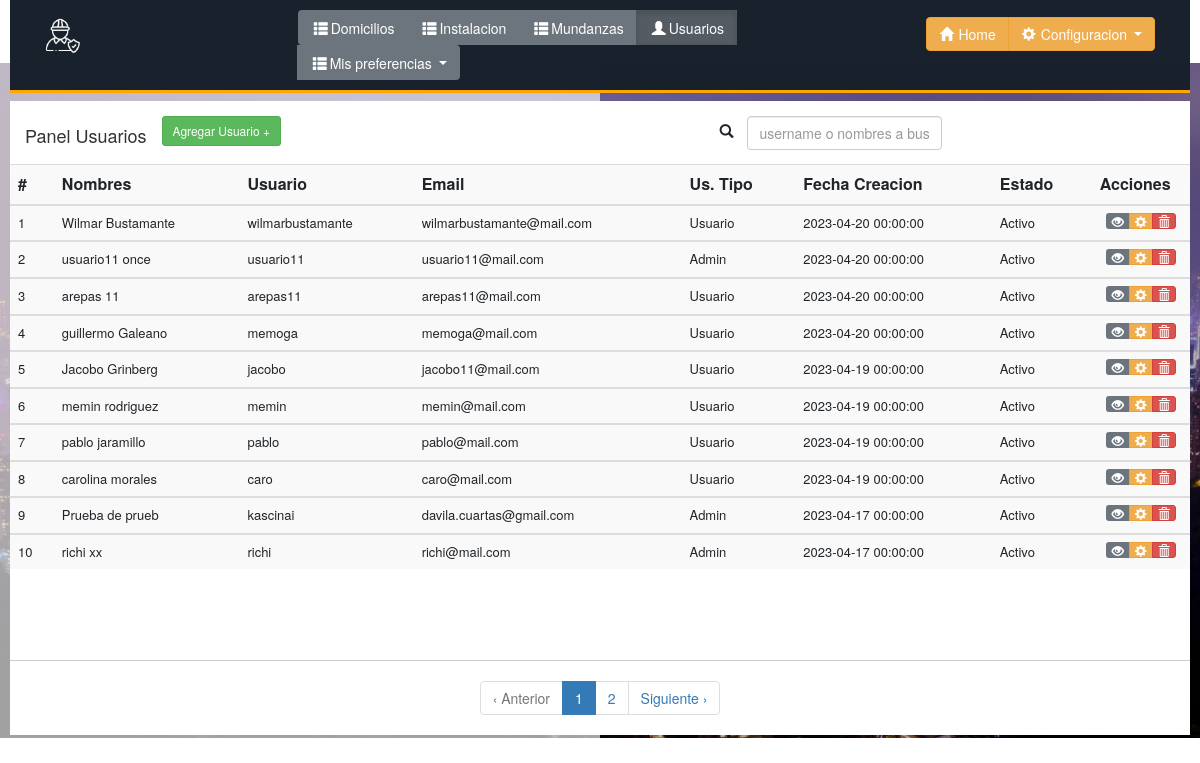
The app's page /BADOLD/users.php (signed in), older data.
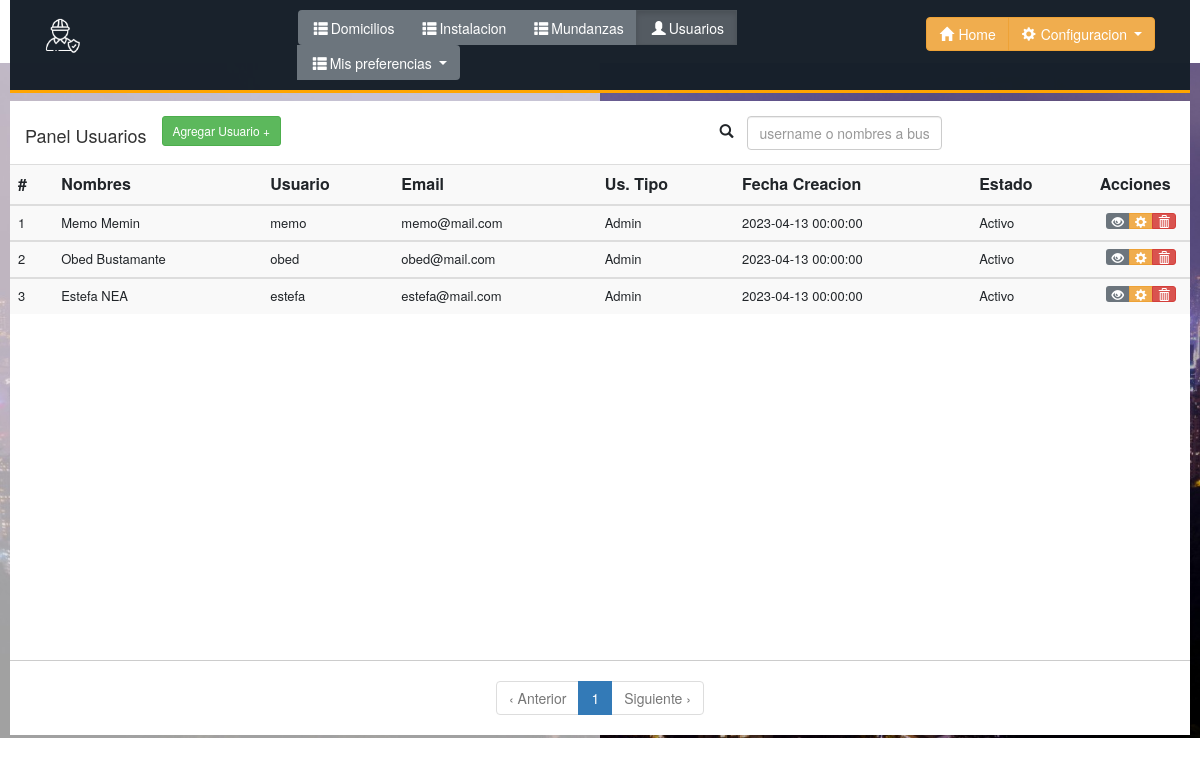
The same page, newer data.
### tables this page shows
CREATE TABLE IF NOT EXISTS `users` (
  `user_id` int NOT NULL AUTO_INCREMENT COMMENT 'Auto incrementar user_id de cada usuario, índice único',
  `firstname` varchar(20) NOT NULL,
  `lastname` varchar(20) NOT NULL,
  `user_name` varchar(64) NOT NULL COMMENT 'Nombre de usuario, único',
  `user_password_hash` varchar(255) NOT NULL COMMENT 'user''s password in salted and hashed format',
  `user_email` varchar(64) NOT NULL COMMENT 'user''s email, unique',
  `id_tipo` int NOT NULL,
  `date_added` datetime NOT NULL,
  `intentos` int NOT NULL,
  `ultimo_ingreso` datetime DEFAULT NULL,
  `estado` varchar(10) DEFAULT NULL,
  PRIMARY KEY (`user_id`),
  UNIQUE KEY `user_name` (`user_name`),
  UNIQUE KEY `user_email` (`user_email`)
);

### BADOLD/include/paginadousers.php (the view, shortened to what the changed rows need)
<link rel="stylesheet" href="css/style.css" />
<div class="container-fluid  outer_div" style="padding:0px;">
    <?php
    $sTable = "users";
    $sWhere = "";
    $sWhere .= " order by user_id desc";
    $page = (isset($_REQUEST['page']) && !empty($_REQUEST['page'])) ? $_REQUEST['page'] : 1;
    $per_page = 10;
    $adjacents  = 4;
    $offset = ($page - 1) * $per_page;
    $count_query   = mysqli_query($con, "SELECT count(*) AS numrows FROM $sTable  $sWhere");
    $row = mysqli_fetch_array($count_query);
    $numrows = $row['numrows'];
    $total_pages = ceil($numrows / $per_page);
    $reload = '?.php';
    $sql = "SELECT * FROM  $sTable $sWhere LIMIT $offset,$per_page";
    $query = mysqli_query($con, $sql);
    ?>
    <div class="boxscroll">
        <table class="table table-striped">
            <tr>
                <th scope="row">#</th>
                <th scope="row col-3">Nombres</th>
                <th scope="row">Usuario</th>
                <th scope="row">Email</th>
                <th scope="row col-1">Us. Tipo</th>
                <th scope="row">Fecha Creacion</th>
                <th scope="row">Estado</th>
                <th scope="row">Acciones</th>
            </tr>
            <?php
            $number = 0;
            if ($result = ($query)) {
                while ($row = mysqli_fetch_array($result)) {
                    $number++;
                    $userid = $row["user_id"];
                    $name = $row["firstname"];
                    $lastname = $row["lastname"];
                    $username = $row["user_name"];
                    $email = $row["user_email"];
                    $tipo = $row["id_tipo"];
                    $dateadd = $row["date_added"];
                    $status = $row["estado"];
                    $passcifred = $row["user_password_hash"];
                    $perfil = "Invalido";
                    if ($tipo == 1) {
                        $perfil = "Admin";
                    }
                    if ($tipo == 3) {
                        $perfil = "Usuario";
                    }
                    $cargardatos = $userid . "||" . $name . "||" . $lastname . "||" . $username . "||" . $email . "||" . $tipo . "||" . $dateadd . "||" . $status . "||" . $passcifred;
            ?>
                    <tbody id="myTable">
                        <tr>
                            <td><?php echo $number ?></td>
                            <td><?php echo $name . ' ' . $lastname ?></td>
                            <td><?php echo $username ?></td>
                            <td><?php echo $email ?></td>
                            <td><?php echo $perfil ?></td>
                            <td><?php echo $dateadd ?></td>
                            <td><?php echo $status ?></td>
                            <td align="center" style="font-size: 12px; padding:0;" class="col-1">
                                <div class="btn btn-group row">
                                    <button onclick="ver('<?php echo $cargardatos ?>')" type="button" title="Ver Registro" class="btn btn-secondary  btn-xs" data-toggle="modal" data-target="#leeruser">
                                        <span class="glyphicon glyphicon-eye-open"></span></a>
                                        <button onclick="cargardatoseditar('<?php echo $cargardatos ?>')" type="button" title="Editar Registro" class="btn btn-warning btn-xs" data-toggle="modal" data-target="#editarmodal">
                                            <span class="glyphicon glyphicon-cog"></span></button>
                                        <a class="btn btn-danger  btn-xs" title="Eliminar Registro" href="crudusers/eliminaruser.php?id=<?php echo $userid ?>" onclick="return confirmar('Seguro que desea eliminar este registro?!')">
                                            <span class="glyphicon glyphicon-trash"></span></a>
                                </div>
                            </td>
                        </tr>
                    </tbody>
            <?php
                }
            }
            ?>
        </table>
    </div>
    <div class="d-flex justify-content-center" style="background-color:white; margin:auto; padding:0px; border-top: 1px solid #ccc">
        <?php
        echo paginate($reload, $page, $total_pages, $adjacents);
        ?>
    </div>
</div>

### BADOLD/ajax/pagination.php (shortened to what the changed rows need)
<?php
function paginate($reload, $page, $tpages, $adjacents) {
	$prevlabel = "&lsaquo; Anterior";
	$nextlabel = "Siguiente &rsaquo;";
	$out = '<ul class="pagination pagination-large">';
	if($page==1) {
		$out.= "<li class='disabled'><span><a>$prevlabel</a></span></li>";
	} else if($page==2) {
		$out.= "<li><span><a href='javascript:void(0);' onclick='load(1)'>$prevlabel</a></span></li>";
	}else {
		$out.= "<li><span><a href='javascript:void(0);' onclick='load(".($page-1).")'>$prevlabel</a></span></li>";
	}
	$pmin = ($page>$adjacents) ? ($page-$adjacents) : 1;
	$pmax = ($page<($tpages-$adjacents)) ? ($page+$adjacents) : $tpages;
	for($i=$pmin; $i<=$pmax; $i++) {
		if($i==$page) {
			$out.= "<li class='active'><a>$i</a></li>";
		}else if($i==1) {
			$out.= "<li><a href='javascript:void(0);' onclick='load(1)'>$i</a></li>";
		}else {
			$out.= "<li><a href='javascript:void(0);' onclick='load(".$i.")'>$i</a></li>";
		}
	}
	if($page<$tpages) {
		$out.= "<li><span><a href='javascript:void(0);' onclick='load(".($page+1).")'>$nextlabel</a></span></li>";
	}else {
		$out.= "<li class='disabled'><span><a>$nextlabel</a></span></li>";
	}
	$out.= "</ul>";
	return $out;
}
?>

Row changes from the older to the newer data that the page shows:
removed users: firstname "Wilmar", lastname "Bustamante", user_name "wilmarbustamante", user_email "wilmarbustamante@mail.com", id_tipo "Usuario", date_added "2023-04-20 00:00:00", estado "Activo"
removed users: firstname "usuario11", lastname "once", user_name "usuario11", user_email "usuario11@mail.com", id_tipo "Admin", date_added "2023-04-20 00:00:00", estado "Activo"
removed users: firstname "arepas", lastname "11", user_name "arepas11", user_email "arepas11@mail.com", id_tipo "Usuario", date_added "2023-04-20 00:00:00", estado "Activo"
removed users: firstname "guillermo", lastname "Galeano", user_name "memoga", user_email "memoga@mail.com", id_tipo "Usuario", date_added "2023-04-20 00:00:00", estado "Activo"
removed users: firstname "Jacobo", lastname "Grinberg", user_name "jacobo", user_email "jacobo11@mail.com", id_tipo "Usuario", date_added "2023-04-19 00:00:00", estado "Activo"
removed users: firstname "memin", lastname "rodriguez", user_name "memin", user_email "memin@mail.com", id_tipo "Usuario", date_added "2023-04-19 00:00:00", estado "Activo"
removed users: firstname "pablo", lastname "jaramillo", user_name "pablo", user_email "pablo@mail.com", id_tipo "Usuario", date_added "2023-04-19 00:00:00", estado "Activo"
removed users: firstname "carolina", lastname "morales", user_name "caro", user_email "caro@mail.com", id_tipo "Usuario", date_added "2023-04-19 00:00:00", estado "Activo"
removed users: firstname "Prueba", lastname "de prueb", user_name "kascinai", user_email "davila.cuartas@gmail.com", id_tipo "Admin", date_added "2023-04-17 00:00:00", estado "Activo"
removed users: firstname "richi", lastname "xx", user_name "richi", user_email "richi@mail.com", id_tipo "Admin", date_added "2023-04-17 00:00:00", estado "Activo"
added users: firstname "Memo", lastname "Memin", user_name "memo", user_email "memo@mail.com", id_tipo "Admin", date_added "2023-04-13 00:00:00", estado "Activo"
now on this page (row edited): users: firstname "Obed", lastname "Bustamante", user_name "obed", user_email "obed@mail.com", id_tipo "Admin", date_added "2023-04-13 00:00:00", estado "Activo"
now on this page (row unchanged): users: firstname "Estefa", lastname "NEA", user_name "estefa", user_email "estefa@mail.com", id_tipo "Admin", date_added "2023-04-13 00:00:00", estado "Activo"
Text that changed along with them:
$nextlabel: (not shown) → "Siguiente ›"
$nextlabel: "Siguiente ›" → (not shown)
list line gone: "2"
